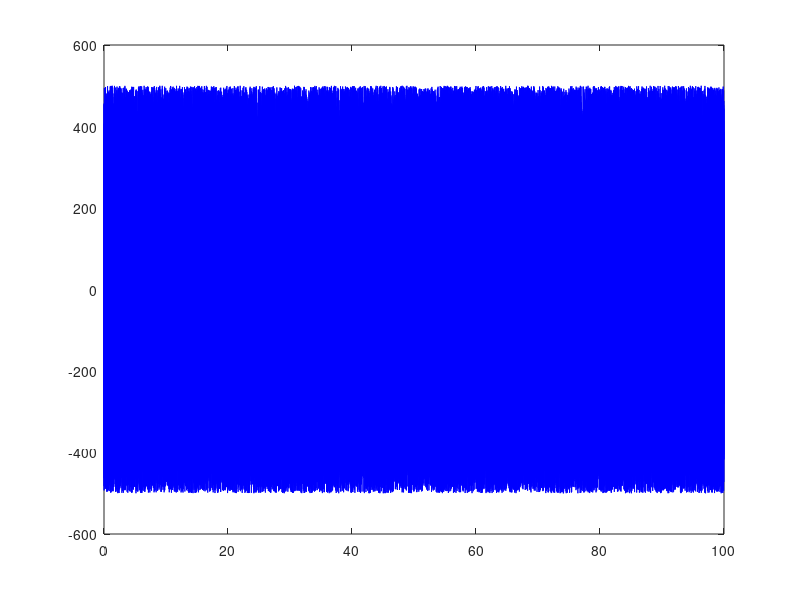

MATLAB code to generate this figure:
%% generate a signal to use the bandpass filter for
% filter then makes the signal good enough to put through the APDL
% transient analysis
clear all
%highest frequency of interest we want to know
hf=80;
dt=1/(10*hf);
%length of time we want to find response for
lt=100;
steps=lt/dt;
x=linspace(0,lt,steps);
%generate random numbers between [-1,1] with a length of steps
A=500;
r=-A+(2*A).*rand(steps,1);
% put it through the filter we created in bandpass filter toolbox thing
% y=doFilter2(r,dt);
% create vector to export to a csv file for APDL to read
Y=[x',r];

plot(x,r,'b') %,x,y,'g')

file='C:\ANSYS\Temp\Validation\DuffingValDec17\HigherAmp.csv';
csvwrite(file,Y);
